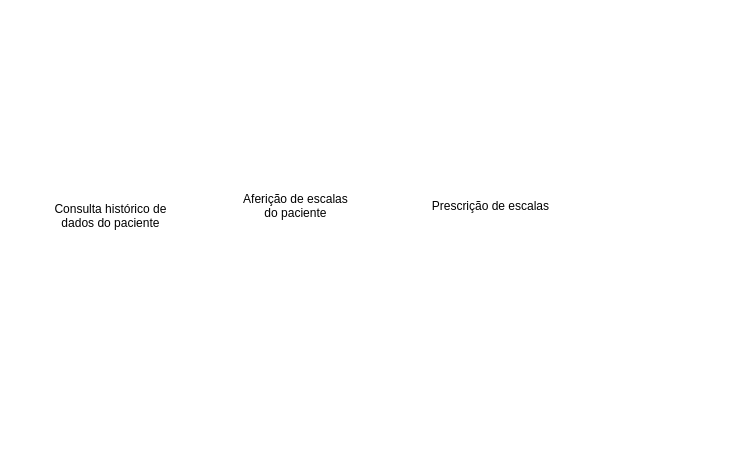
<?xml version="1.0" encoding="UTF-8"?>
<ui version="4.0">
 <class>menu_cadastro</class>
 <widget class="QWidget" name="menu_cadastro">
  <property name="windowModality">
   <enum>Qt::ApplicationModal</enum>
  </property>
  <property name="geometry">
   <rect>
    <x>0</x>
    <y>0</y>
    <width>730</width>
    <height>457</height>
   </rect>
  </property>
  <property name="sizePolicy">
   <sizepolicy hsizetype="Preferred" vsizetype="Preferred">
    <horstretch>0</horstretch>
    <verstretch>0</verstretch>
   </sizepolicy>
  </property>
  <property name="minimumSize">
   <size>
    <width>730</width>
    <height>457</height>
   </size>
  </property>
  <property name="maximumSize">
   <size>
    <width>730</width>
    <height>457</height>
   </size>
  </property>
  <property name="windowTitle">
   <string>Menu de Paciente</string>
  </property>
  <property name="layoutDirection">
   <enum>Qt::LeftToRight</enum>
  </property>
  <property name="styleSheet">
   <string notr="true">
background-color: rgb(255, 255, 255);</string>
  </property>
  <property name="inputMethodHints">
   <set>Qt::ImhMultiLine</set>
  </property>
  <widget class="QLabel" name="label">
   <property name="geometry">
    <rect>
     <x>50</x>
     <y>170</y>
     <width>121</width>
     <height>91</height>
    </rect>
   </property>
   <property name="text">
    <string>Consulta histórico de dados do paciente</string>
   </property>
   <property name="alignment">
    <set>Qt::AlignCenter</set>
   </property>
   <property name="wordWrap">
    <bool>true</bool>
   </property>
  </widget>
  <widget class="QPushButton" name="Btn_consulta">
   <property name="geometry">
    <rect>
     <x>40</x>
     <y>60</y>
     <width>132</width>
     <height>88</height>
    </rect>
   </property>
   <property name="cursor">
    <cursorShape>PointingHandCursor</cursorShape>
   </property>
   <property name="toolTip">
    <string>Consulta histórico de dados do paciente</string>
   </property>
   <property name="styleSheet">
    <string notr="true">QPushButton:hover {   
    border: 10px solid ;
	border-color: rgb(0, 112, 179);
    border-radius: 45px;   
   
}
QPushButton{   
	background-color: rgb(255, 255, 255);
	border-radius: 45px;
	border-color: rgb(255, 255, 255);
}</string>
   </property>
   <property name="text">
    <string/>
   </property>
   <property name="icon">
    <iconset>
     <normaloff>../IMAGENS/icone_consulta.jpg</normaloff>../IMAGENS/icone_consulta.jpg</iconset>
   </property>
   <property name="iconSize">
    <size>
     <width>120</width>
     <height>100</height>
    </size>
   </property>
  </widget>
  <widget class="QLabel" name="label_4">
   <property name="geometry">
    <rect>
     <x>430</x>
     <y>170</y>
     <width>121</width>
     <height>71</height>
    </rect>
   </property>
   <property name="text">
    <string>Prescrição de escalas</string>
   </property>
   <property name="alignment">
    <set>Qt::AlignCenter</set>
   </property>
   <property name="wordWrap">
    <bool>true</bool>
   </property>
  </widget>
  <widget class="QPushButton" name="Btn_prescricao">
   <property name="geometry">
    <rect>
     <x>420</x>
     <y>60</y>
     <width>132</width>
     <height>88</height>
    </rect>
   </property>
   <property name="cursor">
    <cursorShape>PointingHandCursor</cursorShape>
   </property>
   <property name="toolTip">
    <string>Prescrição de Escalas</string>
   </property>
   <property name="styleSheet">
    <string notr="true">QPushButton:hover {   
    border: 10px solid ;
	border-color: rgb(0, 112, 179);
    border-radius: 45px;   
   
}
QPushButton{   
	background-color: rgb(255, 255, 255);
	border-radius: 45px;
	border-color: rgb(255, 255, 255);
}</string>
   </property>
   <property name="text">
    <string/>
   </property>
   <property name="icon">
    <iconset>
     <normaloff>../IMAGENS/prescricao_de_escalas.png</normaloff>../IMAGENS/prescricao_de_escalas.png</iconset>
   </property>
   <property name="iconSize">
    <size>
     <width>120</width>
     <height>100</height>
    </size>
   </property>
  </widget>
  <widget class="QLabel" name="label_5">
   <property name="geometry">
    <rect>
     <x>240</x>
     <y>170</y>
     <width>111</width>
     <height>71</height>
    </rect>
   </property>
   <property name="text">
    <string>Aferição de escalas do paciente</string>
   </property>
   <property name="alignment">
    <set>Qt::AlignCenter</set>
   </property>
   <property name="wordWrap">
    <bool>true</bool>
   </property>
  </widget>
  <widget class="QPushButton" name="Btn_afericao">
   <property name="geometry">
    <rect>
     <x>230</x>
     <y>60</y>
     <width>132</width>
     <height>88</height>
    </rect>
   </property>
   <property name="cursor">
    <cursorShape>PointingHandCursor</cursorShape>
   </property>
   <property name="acceptDrops">
    <bool>false</bool>
   </property>
   <property name="toolTip">
    <string>Aferição de escalas do paciente</string>
   </property>
   <property name="styleSheet">
    <string notr="true">QPushButton:hover {   
    border: 10px solid ;
	border-color: rgb(0, 112, 179);
    border-radius: 45px;   
   
}
QPushButton{   
	background-color: rgb(255, 255, 255);
	border-radius: 45px;
	border-color: rgb(255, 255, 255);
}</string>
   </property>
   <property name="text">
    <string/>
   </property>
   <property name="icon">
    <iconset>
     <normaloff>../IMAGENS/cadastro_de_pacientes.png</normaloff>../IMAGENS/cadastro_de_pacientes.png</iconset>
   </property>
   <property name="iconSize">
    <size>
     <width>140</width>
     <height>100</height>
    </size>
   </property>
  </widget>
  <widget class="QLabel" name="label_7">
   <property name="geometry">
    <rect>
     <x>490</x>
     <y>230</y>
     <width>231</width>
     <height>211</height>
    </rect>
   </property>
   <property name="text">
    <string/>
   </property>
   <property name="pixmap">
    <pixmap>../IMAGENS/pngwing.com (1).png</pixmap>
   </property>
   <property name="scaledContents">
    <bool>true</bool>
   </property>
  </widget>
 </widget>
 <resources/>
 <connections/>
</ui>
